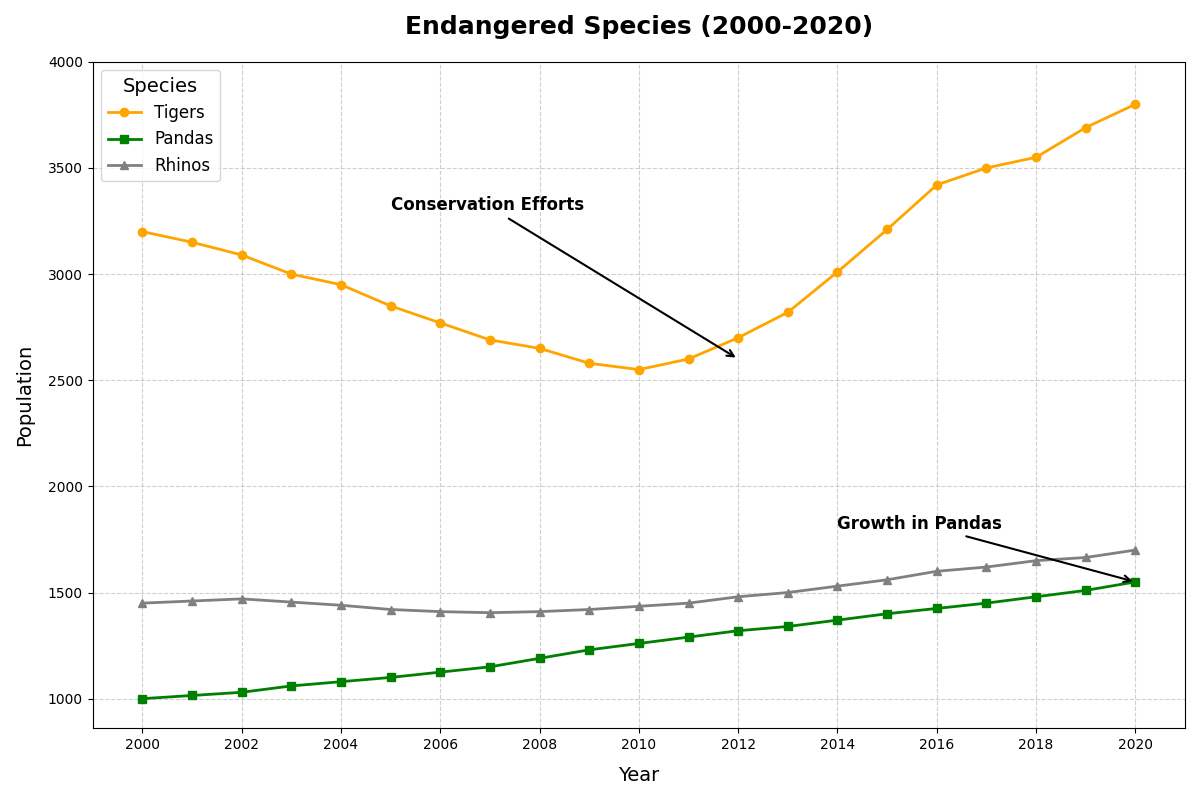

Generate this figure with Python:
import matplotlib.pyplot as plt
import numpy as np

years = np.arange(2000, 2021)

tiger_population = np.array([3200, 3150, 3090, 3000, 2950, 2850, 2770, 2690, 2650, 2580, 2550, 2600, 2700, 2820, 3010, 
                             3210, 3420, 3500, 3550, 3690, 3800])
panda_population = np.array([1000, 1015, 1030, 1060, 1080, 1100, 1125, 1150, 1190, 1230, 1260, 1290, 1320, 1340, 1370, 
                             1400, 1425, 1450, 1480, 1510, 1550])
rhino_population = np.array([1450, 1460, 1470, 1455, 1440, 1420, 1410, 1405, 1410, 1420, 1435, 1450, 1480, 1500, 1530, 
                             1560, 1600, 1620, 1650, 1665, 1700])

fig, ax = plt.subplots(figsize=(12, 8))

ax.plot(years, tiger_population, marker='o', linestyle='-', color='orange', linewidth=2, markersize=6, label='Tigers')
ax.plot(years, panda_population, marker='s', linestyle='-', color='green', linewidth=2, markersize=6, label='Pandas')
ax.plot(years, rhino_population, marker='^', linestyle='-', color='gray', linewidth=2, markersize=6, label='Rhinos')

ax.set_title("Endangered Species (2000-2020)", fontsize=18, weight='bold', pad=20)
ax.set_xlabel("Year", fontsize=14, labelpad=10)
ax.set_ylabel("Population", fontsize=14, labelpad=10)

ax.set_xticks(np.arange(2000, 2021, 2))
ax.set_yticks(np.arange(1000, 4100, 500))
ax.grid(True, linestyle='--', alpha=0.6)

ax.annotate("Conservation Efforts", 
            xy=(2012, 2600), xytext=(2005, 3300),
            arrowprops=dict(facecolor='black', arrowstyle='->', lw=1.5),
            fontsize=12, fontweight='bold', color='black')

ax.annotate("Growth in Pandas", 
            xy=(2020, 1550), xytext=(2014, 1800),
            arrowprops=dict(facecolor='black', arrowstyle='->', lw=1.5),
            fontsize=12, fontweight='bold', color='black')

ax.legend(title="Species", fontsize=12, title_fontsize=14, loc='upper left')

plt.tight_layout()
plt.show()
